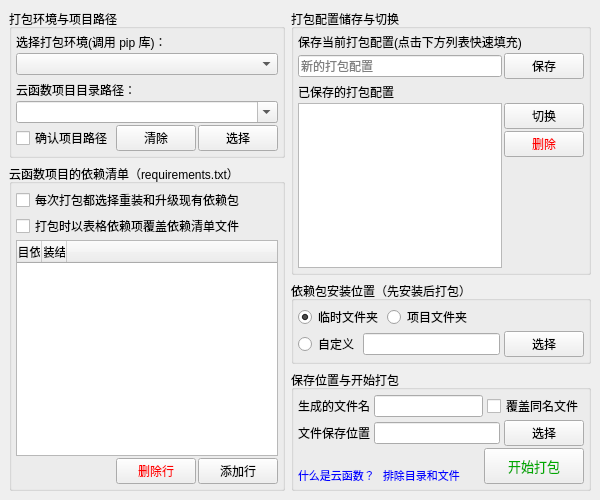
<?xml version="1.0" encoding="UTF-8"?>
<ui version="4.0">
 <class>cloud_function</class>
 <widget class="QMainWindow" name="cloud_function">
  <property name="windowModality">
   <enum>Qt::WindowModal</enum>
  </property>
  <property name="geometry">
   <rect>
    <x>0</x>
    <y>0</y>
    <width>600</width>
    <height>500</height>
   </rect>
  </property>
  <property name="font">
   <font>
    <family>Microsoft YaHei UI</family>
   </font>
  </property>
  <property name="windowTitle">
   <string>云函数部署程序打包工具</string>
  </property>
  <widget class="QWidget" name="centralwidget">
   <layout class="QHBoxLayout" name="horizontalLayout_12">
    <item>
     <layout class="QVBoxLayout" name="verticalLayout_3" stretch="0,1">
      <item>
       <widget class="QGroupBox" name="groupBox_2">
        <property name="title">
         <string>打包环境与项目路径</string>
        </property>
        <layout class="QVBoxLayout" name="verticalLayout_5">
         <property name="leftMargin">
          <number>4</number>
         </property>
         <property name="topMargin">
          <number>4</number>
         </property>
         <property name="rightMargin">
          <number>4</number>
         </property>
         <property name="bottomMargin">
          <number>4</number>
         </property>
         <item>
          <layout class="QVBoxLayout" name="verticalLayout">
           <property name="spacing">
            <number>2</number>
           </property>
           <item>
            <widget class="QLabel" name="label">
             <property name="text">
              <string>选择打包环境(调用 pip 库)：</string>
             </property>
            </widget>
           </item>
           <item>
            <widget class="QComboBox" name="uiComboBox_python_envs"/>
           </item>
          </layout>
         </item>
         <item>
          <layout class="QVBoxLayout" name="verticalLayout_4">
           <property name="spacing">
            <number>2</number>
           </property>
           <item>
            <widget class="QLabel" name="label_3">
             <property name="text">
              <string>云函数项目目录路径：</string>
             </property>
            </widget>
           </item>
           <item>
            <widget class="QComboBox" name="uiComboBox_preject_path">
             <property name="editable">
              <bool>true</bool>
             </property>
            </widget>
           </item>
           <item>
            <layout class="QHBoxLayout" name="horizontalLayout_2">
             <item>
              <widget class="QCheckBox" name="uiCheckBox_confirm_project_path">
               <property name="text">
                <string>确认项目路径</string>
               </property>
              </widget>
             </item>
             <item>
              <spacer name="horizontalSpacer">
               <property name="orientation">
                <enum>Qt::Horizontal</enum>
               </property>
               <property name="sizeHint" stdset="0">
                <size>
                 <width>40</width>
                 <height>20</height>
                </size>
               </property>
              </spacer>
             </item>
             <item>
              <widget class="QPushButton" name="uiPushButton_clear_path">
               <property name="text">
                <string>清除</string>
               </property>
              </widget>
             </item>
             <item>
              <widget class="QPushButton" name="uiPushButton_select_projectdir">
               <property name="text">
                <string>选择</string>
               </property>
              </widget>
             </item>
            </layout>
           </item>
          </layout>
         </item>
        </layout>
       </widget>
      </item>
      <item>
       <widget class="QGroupBox" name="groupBox">
        <property name="title">
         <string>云函数项目的依赖清单（requirements.txt）</string>
        </property>
        <layout class="QVBoxLayout" name="verticalLayout_2">
         <property name="spacing">
          <number>2</number>
         </property>
         <property name="leftMargin">
          <number>4</number>
         </property>
         <property name="topMargin">
          <number>4</number>
         </property>
         <property name="rightMargin">
          <number>4</number>
         </property>
         <property name="bottomMargin">
          <number>4</number>
         </property>
         <item>
          <widget class="QCheckBox" name="uiCheckBox_upgrade_requires">
           <property name="text">
            <string>每次打包都选择重装和升级现有依赖包</string>
           </property>
          </widget>
         </item>
         <item>
          <widget class="QCheckBox" name="uiCheckBox_overwrite_requirement">
           <property name="text">
            <string>打包时以表格依赖项覆盖依赖清单文件</string>
           </property>
          </widget>
         </item>
         <item>
          <widget class="QTableWidget" name="uiTableWidget_reqirement_lines">
           <property name="selectionMode">
            <enum>QAbstractItemView::SingleSelection</enum>
           </property>
           <property name="selectionBehavior">
            <enum>QAbstractItemView::SelectRows</enum>
           </property>
           <property name="cornerButtonEnabled">
            <bool>false</bool>
           </property>
           <attribute name="horizontalHeaderDefaultSectionSize">
            <number>25</number>
           </attribute>
           <attribute name="horizontalHeaderHighlightSections">
            <bool>false</bool>
           </attribute>
           <attribute name="horizontalHeaderStretchLastSection">
            <bool>true</bool>
           </attribute>
           <attribute name="verticalHeaderVisible">
            <bool>false</bool>
           </attribute>
           <column>
            <property name="text">
             <string>项目依赖</string>
            </property>
           </column>
           <column>
            <property name="text">
             <string>安装结果</string>
            </property>
           </column>
           <column>
            <property name="text">
             <string/>
            </property>
           </column>
          </widget>
         </item>
         <item>
          <layout class="QHBoxLayout" name="horizontalLayout_3">
           <item>
            <spacer name="horizontalSpacer_3">
             <property name="orientation">
              <enum>Qt::Horizontal</enum>
             </property>
             <property name="sizeHint" stdset="0">
              <size>
               <width>40</width>
               <height>20</height>
              </size>
             </property>
            </spacer>
           </item>
           <item>
            <widget class="QPushButton" name="uiPushButton_delete_line">
             <property name="palette">
              <palette>
               <active>
                <colorrole role="ButtonText">
                 <brush brushstyle="SolidPattern">
                  <color alpha="255">
                   <red>255</red>
                   <green>0</green>
                   <blue>0</blue>
                  </color>
                 </brush>
                </colorrole>
               </active>
               <inactive>
                <colorrole role="ButtonText">
                 <brush brushstyle="SolidPattern">
                  <color alpha="255">
                   <red>255</red>
                   <green>0</green>
                   <blue>0</blue>
                  </color>
                 </brush>
                </colorrole>
               </inactive>
               <disabled>
                <colorrole role="ButtonText">
                 <brush brushstyle="SolidPattern">
                  <color alpha="255">
                   <red>120</red>
                   <green>120</green>
                   <blue>120</blue>
                  </color>
                 </brush>
                </colorrole>
               </disabled>
              </palette>
             </property>
             <property name="text">
              <string>删除行</string>
             </property>
            </widget>
           </item>
           <item>
            <widget class="QPushButton" name="uiPushButton_add_line">
             <property name="text">
              <string>添加行</string>
             </property>
            </widget>
           </item>
          </layout>
         </item>
        </layout>
       </widget>
      </item>
     </layout>
    </item>
    <item>
     <layout class="QVBoxLayout" name="verticalLayout_14" stretch="0,0,0">
      <item>
       <widget class="QGroupBox" name="groupBox_5">
        <property name="title">
         <string>打包配置储存与切换</string>
        </property>
        <layout class="QVBoxLayout" name="verticalLayout_10">
         <property name="spacing">
          <number>4</number>
         </property>
         <property name="leftMargin">
          <number>4</number>
         </property>
         <property name="topMargin">
          <number>4</number>
         </property>
         <property name="rightMargin">
          <number>4</number>
         </property>
         <property name="bottomMargin">
          <number>4</number>
         </property>
         <item>
          <layout class="QVBoxLayout" name="verticalLayout_9">
           <property name="spacing">
            <number>2</number>
           </property>
           <item>
            <widget class="QLabel" name="label_5">
             <property name="text">
              <string>保存当前打包配置(点击下方列表快速填充)</string>
             </property>
            </widget>
           </item>
           <item>
            <layout class="QHBoxLayout" name="horizontalLayout_6" stretch="1,0">
             <item>
              <widget class="QLineEdit" name="uiLineEdit_config_name">
               <property name="placeholderText">
                <string>新的打包配置</string>
               </property>
              </widget>
             </item>
             <item>
              <widget class="QPushButton" name="uiPushButton_save_config">
               <property name="text">
                <string>保存</string>
               </property>
              </widget>
             </item>
            </layout>
           </item>
          </layout>
         </item>
         <item>
          <layout class="QVBoxLayout" name="verticalLayout_8" stretch="0,1">
           <property name="spacing">
            <number>2</number>
           </property>
           <item>
            <widget class="QLabel" name="label_6">
             <property name="text">
              <string>已保存的打包配置</string>
             </property>
            </widget>
           </item>
           <item>
            <layout class="QHBoxLayout" name="horizontalLayout_5" stretch="1,0">
             <item>
              <widget class="QListWidget" name="uiListWidget_config_list"/>
             </item>
             <item>
              <layout class="QVBoxLayout" name="verticalLayout_7">
               <item>
                <widget class="QPushButton" name="uiPushButton_switch_config">
                 <property name="text">
                  <string>切换</string>
                 </property>
                </widget>
               </item>
               <item>
                <widget class="QPushButton" name="uiPushButton_del_scfconfig">
                 <property name="palette">
                  <palette>
                   <active>
                    <colorrole role="ButtonText">
                     <brush brushstyle="SolidPattern">
                      <color alpha="255">
                       <red>255</red>
                       <green>0</green>
                       <blue>0</blue>
                      </color>
                     </brush>
                    </colorrole>
                   </active>
                   <inactive>
                    <colorrole role="ButtonText">
                     <brush brushstyle="SolidPattern">
                      <color alpha="255">
                       <red>255</red>
                       <green>0</green>
                       <blue>0</blue>
                      </color>
                     </brush>
                    </colorrole>
                   </inactive>
                   <disabled>
                    <colorrole role="ButtonText">
                     <brush brushstyle="SolidPattern">
                      <color alpha="255">
                       <red>120</red>
                       <green>120</green>
                       <blue>120</blue>
                      </color>
                     </brush>
                    </colorrole>
                   </disabled>
                  </palette>
                 </property>
                 <property name="text">
                  <string>删除</string>
                 </property>
                </widget>
               </item>
               <item>
                <spacer name="verticalSpacer_2">
                 <property name="orientation">
                  <enum>Qt::Vertical</enum>
                 </property>
                 <property name="sizeHint" stdset="0">
                  <size>
                   <width>20</width>
                   <height>40</height>
                  </size>
                 </property>
                </spacer>
               </item>
              </layout>
             </item>
            </layout>
           </item>
          </layout>
         </item>
        </layout>
       </widget>
      </item>
      <item>
       <widget class="QGroupBox" name="groupBox_3">
        <property name="title">
         <string>依赖包安装位置（先安装后打包）</string>
        </property>
        <layout class="QVBoxLayout" name="verticalLayout_6">
         <property name="spacing">
          <number>2</number>
         </property>
         <property name="leftMargin">
          <number>4</number>
         </property>
         <property name="topMargin">
          <number>4</number>
         </property>
         <property name="rightMargin">
          <number>4</number>
         </property>
         <property name="bottomMargin">
          <number>4</number>
         </property>
         <item>
          <layout class="QHBoxLayout" name="horizontalLayout" stretch="0,0,1">
           <property name="spacing">
            <number>4</number>
           </property>
           <item>
            <widget class="QRadioButton" name="uiRadioButton_using_autotempdir">
             <property name="text">
              <string>临时文件夹</string>
             </property>
             <property name="checked">
              <bool>true</bool>
             </property>
            </widget>
           </item>
           <item>
            <widget class="QRadioButton" name="uiRadioButton_using_projectdir">
             <property name="text">
              <string>项目文件夹</string>
             </property>
            </widget>
           </item>
           <item>
            <spacer name="horizontalSpacer_2">
             <property name="orientation">
              <enum>Qt::Horizontal</enum>
             </property>
             <property name="sizeHint" stdset="0">
              <size>
               <width>10</width>
               <height>10</height>
              </size>
             </property>
            </spacer>
           </item>
          </layout>
         </item>
         <item>
          <layout class="QHBoxLayout" name="horizontalLayout_4" stretch="0,1,0">
           <property name="spacing">
            <number>4</number>
           </property>
           <item>
            <widget class="QRadioButton" name="uiRadioButton_using_customtemp">
             <property name="text">
              <string>自定义</string>
             </property>
            </widget>
           </item>
           <item>
            <widget class="QLineEdit" name="uiLineEdit_customdir_path"/>
           </item>
           <item>
            <widget class="QPushButton" name="uiPushButton_select_customdir">
             <property name="text">
              <string>选择</string>
             </property>
            </widget>
           </item>
          </layout>
         </item>
        </layout>
       </widget>
      </item>
      <item>
       <widget class="QGroupBox" name="groupBox_4">
        <property name="title">
         <string>保存位置与开始打包</string>
        </property>
        <layout class="QVBoxLayout" name="verticalLayout_11">
         <property name="spacing">
          <number>2</number>
         </property>
         <property name="leftMargin">
          <number>4</number>
         </property>
         <property name="topMargin">
          <number>4</number>
         </property>
         <property name="rightMargin">
          <number>4</number>
         </property>
         <property name="bottomMargin">
          <number>4</number>
         </property>
         <item>
          <layout class="QHBoxLayout" name="horizontalLayout_8">
           <property name="spacing">
            <number>4</number>
           </property>
           <item>
            <widget class="QLabel" name="label_2">
             <property name="text">
              <string>生成的文件名</string>
             </property>
            </widget>
           </item>
           <item>
            <widget class="QLineEdit" name="uiLineEdit_generatedname"/>
           </item>
           <item>
            <widget class="QCheckBox" name="uiCheckBox_overwrite_samefile">
             <property name="text">
              <string>覆盖同名文件</string>
             </property>
            </widget>
           </item>
          </layout>
         </item>
         <item>
          <layout class="QHBoxLayout" name="horizontalLayout_9">
           <property name="spacing">
            <number>4</number>
           </property>
           <item>
            <widget class="QLabel" name="label_4">
             <property name="text">
              <string>文件保存位置</string>
             </property>
            </widget>
           </item>
           <item>
            <widget class="QLineEdit" name="uiLineEdit_generateddir"/>
           </item>
           <item>
            <widget class="QPushButton" name="uiPushButton_select_generateddir">
             <property name="text">
              <string>选择</string>
             </property>
            </widget>
           </item>
          </layout>
         </item>
         <item>
          <layout class="QHBoxLayout" name="horizontalLayout_11">
           <property name="spacing">
            <number>4</number>
           </property>
           <item>
            <layout class="QVBoxLayout" name="verticalLayout_12">
             <property name="spacing">
              <number>0</number>
             </property>
             <item>
              <layout class="QHBoxLayout" name="horizontalLayout_7" stretch="0,1">
               <property name="spacing">
                <number>4</number>
               </property>
               <item>
                <widget class="QLabel" name="uiLabel_working_movie">
                 <property name="text">
                  <string/>
                 </property>
                </widget>
               </item>
               <item>
                <widget class="QLabel" name="uiLabel_working_tips">
                 <property name="text">
                  <string/>
                 </property>
                </widget>
               </item>
              </layout>
             </item>
             <item>
              <layout class="QHBoxLayout" name="horizontalLayout_10" stretch="0,1">
               <property name="spacing">
                <number>8</number>
               </property>
               <item>
                <widget class="QLabel" name="uiLabel_whatis_cloudfunction">
                 <property name="palette">
                  <palette>
                   <active>
                    <colorrole role="WindowText">
                     <brush brushstyle="SolidPattern">
                      <color alpha="255">
                       <red>0</red>
                       <green>0</green>
                       <blue>255</blue>
                      </color>
                     </brush>
                    </colorrole>
                   </active>
                   <inactive>
                    <colorrole role="WindowText">
                     <brush brushstyle="SolidPattern">
                      <color alpha="255">
                       <red>0</red>
                       <green>0</green>
                       <blue>255</blue>
                      </color>
                     </brush>
                    </colorrole>
                   </inactive>
                   <disabled>
                    <colorrole role="WindowText">
                     <brush brushstyle="SolidPattern">
                      <color alpha="255">
                       <red>120</red>
                       <green>120</green>
                       <blue>120</blue>
                      </color>
                     </brush>
                    </colorrole>
                   </disabled>
                  </palette>
                 </property>
                 <property name="font">
                  <font>
                   <family>Microsoft YaHei UI</family>
                   <pointsize>8</pointsize>
                  </font>
                 </property>
                 <property name="cursor">
                  <cursorShape>PointingHandCursor</cursorShape>
                 </property>
                 <property name="text">
                  <string>什么是云函数？</string>
                 </property>
                </widget>
               </item>
               <item>
                <widget class="QLabel" name="uiLabel_set_excludes">
                 <property name="palette">
                  <palette>
                   <active>
                    <colorrole role="WindowText">
                     <brush brushstyle="SolidPattern">
                      <color alpha="255">
                       <red>0</red>
                       <green>0</green>
                       <blue>255</blue>
                      </color>
                     </brush>
                    </colorrole>
                   </active>
                   <inactive>
                    <colorrole role="WindowText">
                     <brush brushstyle="SolidPattern">
                      <color alpha="255">
                       <red>0</red>
                       <green>0</green>
                       <blue>255</blue>
                      </color>
                     </brush>
                    </colorrole>
                   </inactive>
                   <disabled>
                    <colorrole role="WindowText">
                     <brush brushstyle="SolidPattern">
                      <color alpha="255">
                       <red>120</red>
                       <green>120</green>
                       <blue>120</blue>
                      </color>
                     </brush>
                    </colorrole>
                   </disabled>
                  </palette>
                 </property>
                 <property name="font">
                  <font>
                   <family>Microsoft YaHei UI</family>
                   <pointsize>8</pointsize>
                  </font>
                 </property>
                 <property name="cursor">
                  <cursorShape>PointingHandCursor</cursorShape>
                 </property>
                 <property name="text">
                  <string>排除目录和文件</string>
                 </property>
                </widget>
               </item>
              </layout>
             </item>
            </layout>
           </item>
           <item>
            <widget class="QPushButton" name="uiPushButton_start_scfpacking">
             <property name="minimumSize">
              <size>
               <width>100</width>
               <height>36</height>
              </size>
             </property>
             <property name="palette">
              <palette>
               <active>
                <colorrole role="ButtonText">
                 <brush brushstyle="SolidPattern">
                  <color alpha="255">
                   <red>0</red>
                   <green>170</green>
                   <blue>0</blue>
                  </color>
                 </brush>
                </colorrole>
               </active>
               <inactive>
                <colorrole role="ButtonText">
                 <brush brushstyle="SolidPattern">
                  <color alpha="255">
                   <red>0</red>
                   <green>170</green>
                   <blue>0</blue>
                  </color>
                 </brush>
                </colorrole>
               </inactive>
               <disabled>
                <colorrole role="ButtonText">
                 <brush brushstyle="SolidPattern">
                  <color alpha="255">
                   <red>120</red>
                   <green>120</green>
                   <blue>120</blue>
                  </color>
                 </brush>
                </colorrole>
               </disabled>
              </palette>
             </property>
             <property name="font">
              <font>
               <family>Microsoft YaHei UI</family>
               <pointsize>10</pointsize>
              </font>
             </property>
             <property name="text">
              <string>开始打包</string>
             </property>
            </widget>
           </item>
          </layout>
         </item>
        </layout>
       </widget>
      </item>
     </layout>
    </item>
   </layout>
  </widget>
 </widget>
 <resources/>
 <connections/>
</ui>
